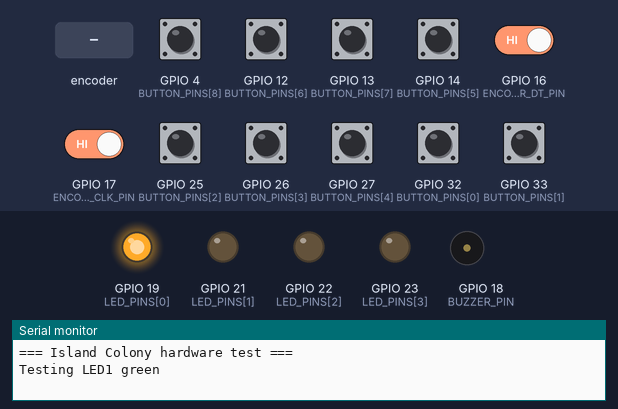
Simulated run of this sketch. Board: ESP32. Parts: output pins drawn as LEDs (lit = HIGH), buzzer (waves = sounding, pin HIGH), the last lines printed to the serial monitor. Inputs (shaded band) come from the test bench; at power-on: GPIO 4 (BUTTON_PINS[8]), GPIO 12 (BUTTON_PINS[6]), GPIO 13 (BUTTON_PINS[7]), GPIO 14 (BUTTON_PINS[5]), GPIO 16 (ENCODER_DT_PIN), GPIO 17 (ENCODER_CLK_PIN), GPIO 25 (BUTTON_PINS[2]), GPIO 26 (BUTTON_PINS[3]), GPIO 27 (BUTTON_PINS[4]), GPIO 32 (BUTTON_PINS[0]), GPIO 33 (BUTTON_PINS[1]) HIGH.

Above: at 0.6 s.
At 1.1 s:
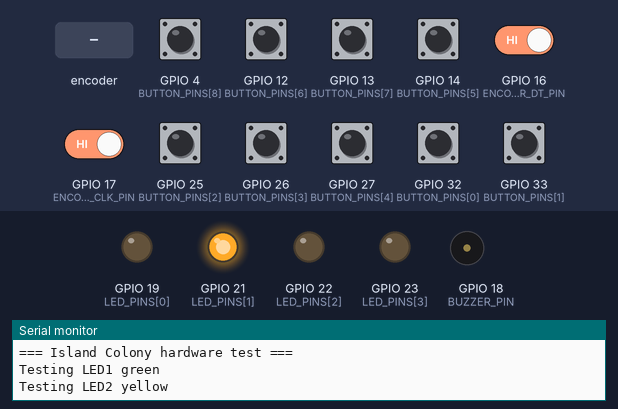
At 3.9 s:
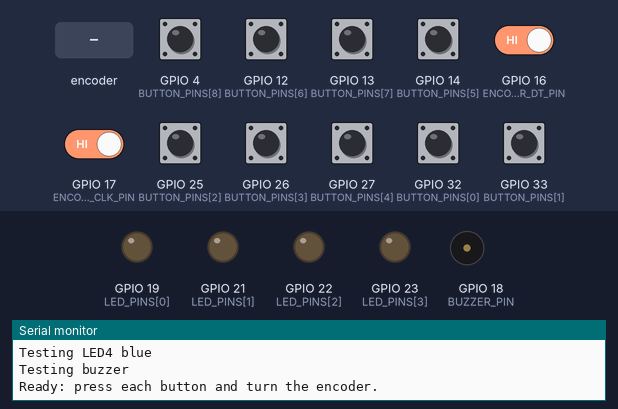
4.0 s: rotary encoder on GPIO 17 (ENCODER_CLK_PIN) / GPIO 16 (ENCODER_DT_PIN) turned 1 step (first pin leading)
5.7 s: GPIO 4 (BUTTON_PINS[8]) pulled LOW for 0.15 s
7.3 s: GPIO 12 (BUTTON_PINS[6]) pulled LOW for 0.15 s
8.9 s: GPIO 13 (BUTTON_PINS[7]) pulled LOW for 0.15 s
10.5 s: GPIO 14 (BUTTON_PINS[5]) pulled LOW for 0.15 s
12.1 s: GPIO 25 (BUTTON_PINS[2]) pulled LOW for 0.15 s
Timing chart, 0 to 14.7 s (numbered marks = the images above; inputs shaded):
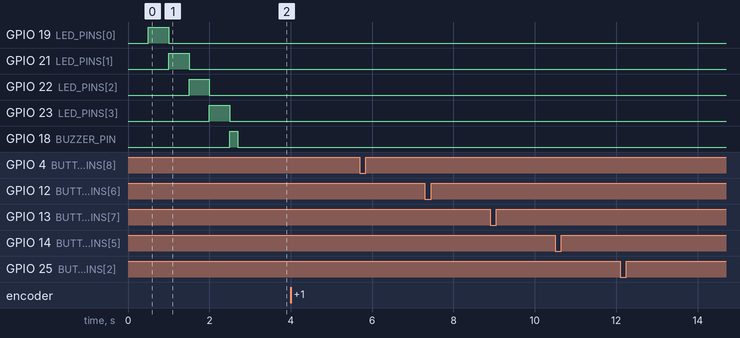

The sketch:

hardware_test.ino
```cpp
// Island Colony: ESP32 controller hardware test
//
// This sketch only tests the wiring. It has no game code.
// It follows the pin table in documentation/hardware/esp32_wiring_diagram.png.
//
// At start-up: each LED lights in turn, then the buzzer beeps once.
// After that: open Serial Monitor at 115200 baud, then press and turn the controls.

// ---------- Pin numbers (these are GPIO numbers) ----------

// A list of the 8 buttons plus the encoder's push button.
const int BUTTON_COUNT = 9;
const int BUTTON_PINS[BUTTON_COUNT] = {32, 33, 25, 26, 27, 14, 12, 13, 4};
const char* BUTTON_NAMES[BUTTON_COUNT] = {
  "UP", "DOWN", "LEFT", "RIGHT", "BUILD", "ACTION", "SELECT", "MENU", "ENCODER PUSH"
};

const int ENCODER_CLK_PIN = 17;  // labelled TX2 on the board
const int ENCODER_DT_PIN = 16;   // labelled RX2 on the board

const int LED_COUNT = 4;
const int LED_PINS[LED_COUNT] = {19, 21, 22, 23};
const char* LED_NAMES[LED_COUNT] = {"LED1 green", "LED2 yellow", "LED3 red", "LED4 blue"};

const int BUZZER_PIN = 18;

// ---------- Timing ----------

// A button's metal contacts bounce for a few milliseconds when pressed.
// A new reading only counts once it has stayed the same for this long.
const unsigned long DEBOUNCE_MS = 30;

// Ignores encoder signal changes closer together than this, which are usually noise.
const unsigned long ENCODER_GUARD_MS = 2;

// ---------- Values the sketch remembers between loops ----------

int stableButtonState[BUTTON_COUNT];
int lastButtonReading[BUTTON_COUNT];
unsigned long lastButtonChangeTime[BUTTON_COUNT];

int lastClkState;
unsigned long lastEncoderTime = 0;
long encoderCount = 0;

// ---------- setup() runs once when the board starts ----------

void setup() {
  Serial.begin(115200);
  delay(500);  // gives Serial Monitor a moment to connect

  // INPUT_PULLUP keeps a pin HIGH inside the ESP32 until something connects it to GND.
  // So not pressed = HIGH and pressed = LOW.
  for (int i = 0; i < BUTTON_COUNT; i++) {
    pinMode(BUTTON_PINS[i], INPUT_PULLUP);
    stableButtonState[i] = digitalRead(BUTTON_PINS[i]);
    lastButtonReading[i] = stableButtonState[i];
    lastButtonChangeTime[i] = 0;
  }
  pinMode(ENCODER_CLK_PIN, INPUT_PULLUP);
  pinMode(ENCODER_DT_PIN, INPUT_PULLUP);
  lastClkState = digitalRead(ENCODER_CLK_PIN);

  for (int i = 0; i < LED_COUNT; i++) {
    pinMode(LED_PINS[i], OUTPUT);
    digitalWrite(LED_PINS[i], LOW);
  }
  pinMode(BUZZER_PIN, OUTPUT);
  digitalWrite(BUZZER_PIN, LOW);

  Serial.println();
  Serial.println("=== Island Colony hardware test ===");
  warnAboutStuckButtons();
  testOutputs();
  Serial.println("Ready: press each button and turn the encoder.");
}

// ---------- loop() runs over and over, forever ----------

void loop() {
  checkButtons();
  checkEncoder();
}

// A button reading LOW at start-up is being held, or is wired to GND on both sides.
void warnAboutStuckButtons() {
  for (int i = 0; i < BUTTON_COUNT; i++) {
    if (stableButtonState[i] == LOW) {
      Serial.print("WARNING: ");
      Serial.print(BUTTON_NAMES[i]);
      Serial.println(" reads as pressed at start-up. Check its wires.");
    }
  }
}

// Turns on each output in turn, so you can check each one by eye or by ear.
void testOutputs() {
  for (int i = 0; i < LED_COUNT; i++) {
    Serial.print("Testing ");
    Serial.println(LED_NAMES[i]);
    digitalWrite(LED_PINS[i], HIGH);
    delay(500);
    digitalWrite(LED_PINS[i], LOW);
  }
  Serial.println("Testing buzzer");
  digitalWrite(BUZZER_PIN, HIGH);
  delay(200);
  digitalWrite(BUZZER_PIN, LOW);
}

void checkButtons() {
  unsigned long now = millis();

  for (int i = 0; i < BUTTON_COUNT; i++) {
    int reading = digitalRead(BUTTON_PINS[i]);

    // The reading changed, so restart this button's debounce timer.
    if (reading != lastButtonReading[i]) {
      lastButtonReading[i] = reading;
      lastButtonChangeTime[i] = now;
    }

    // The reading has stayed the same long enough to trust it.
    if (now - lastButtonChangeTime[i] >= DEBOUNCE_MS && reading != stableButtonState[i]) {
      stableButtonState[i] = reading;
      Serial.print(BUTTON_NAMES[i]);
      Serial.println(reading == LOW ? " pressed" : " released");
    }
  }
}

void checkEncoder() {
  int clkState = digitalRead(ENCODER_CLK_PIN);

  if (clkState != lastClkState) {
    unsigned long now = millis();
    if (now - lastEncoderTime >= ENCODER_GUARD_MS) {
      lastEncoderTime = now;

      // Comparing DT with CLK at the moment CLK falls shows the direction of turn.
      if (clkState == LOW) {
        if (digitalRead(ENCODER_DT_PIN) != clkState) {
          encoderCount++;
          Serial.print("ENCODER clockwise, count = ");
        } else {
          encoderCount--;
          Serial.print("ENCODER anticlockwise, count = ");
        }
        Serial.println(encoderCount);
      }
    }
    lastClkState = clkState;
  }
}
```
